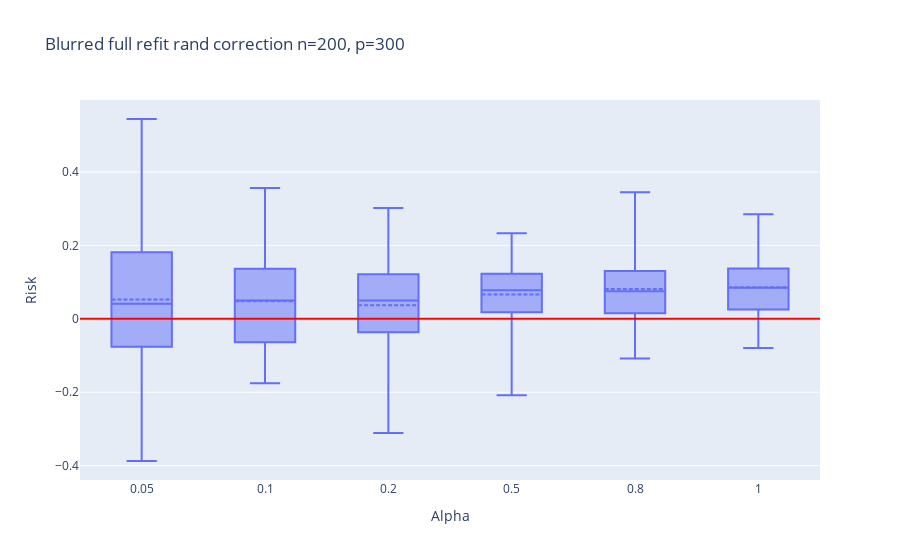

Notebook code cell kept with this figure:
### Code cell
fig_blur_rand = px.box((blur_df_rand - test_err_rand.mean(1))/test_err_rand.mean(1), 
                  labels={
                         "variable": "Alpha",
                         "value": "Risk"
                         },
                  points=False,
                  title=f"Blurred full refit rand correction n={n}, p={p}")
fig_blur_rand.update_traces(boxmean=True)
# fig_blur.add_trace(go.Scatter(x=[-1,na], 
#                          y=[test_err_rand.mean(),test_err_rand.mean()], 
#                          mode='lines', 
#                          name=f'err: {test_err_rand.mean():.2f}'))
fig_blur_rand.add_hline(y=0.,line_color='red')
fig_blur_rand.update_layout(
    xaxis = dict(
        tickmode = 'array',
        tickvals = np.arange(na),
        ticktext = alphas,
    )
)

### Figure 1 — Plotly figure (JSON) as saved in the notebook; plotly's stock layout.template omitted (floating-point values rounded to 4 significant figures; data arrays with more than 128 entries replaced by an {"elided": "..."} marker saying what was removed)
{"data": [{"alignmentgroup": "True", "boxmean": true, "boxpoints": false, "hovertemplate": "Alpha=%{x}<br>Risk=%{y}<extra></extra>", "legendgroup": "", "marker": {"color": "#636efa"}, "name": "", "notched": false, "offsetgroup": "", "orientation": "v", "showlegend": false, "type": "box", "x": {"elided": "600 str values"}, "x0": " ", "xaxis": "x", "y": {"elided": "600 float values"}, "y0": " ", "yaxis": "y"}], "layout": {"boxmode": "group", "legend": {"tracegroupgap": 0}, "shapes": [{"line": {"color": "red"}, "type": "line", "x0": 0, "x1": 1, "xref": "x domain", "y0": 0, "y1": 0, "yref": "y"}], "title": {"text": "Blurred full refit rand correction n=200, p=300"}, "xaxis": {"anchor": "y", "domain": [0, 1], "tickmode": "array", "ticktext": [0.05, 0.1, 0.2, 0.5, 0.8, 1], "tickvals": [0, 1, 2, 3, 4, 5], "title": {"text": "Alpha"}}, "yaxis": {"anchor": "x", "domain": [0, 1], "title": {"text": "Risk"}}}}
